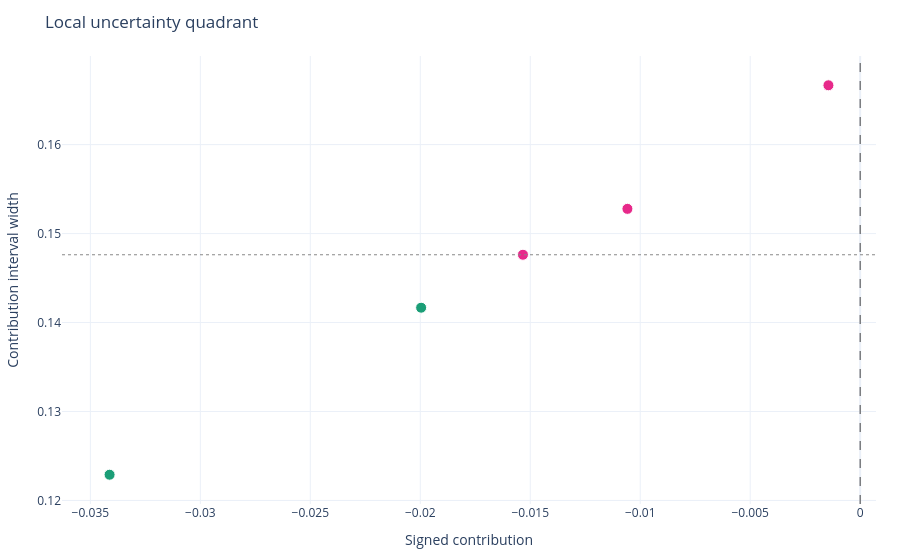

Notebook cell for this chart:
### Code cell
regression_explanations = reg_explainer.explain_factual(X_reg_test[:1], threshold=y_reg_cal[0])
regression_explanations.plot(
    style=STYLE_ID,
)

### Figure 1 — Plotly figure (JSON) as saved in the notebook; plotly's stock layout.template omitted (floating-point values rounded to 4 significant figures)
{"data": [{"customdata": [["0 <= -1.44", "0", -1.849, -0.03413, -0.1429, -0.01996, 0.1229, "robust_driver"], ["1 > -0.51", "1", -0.2179, -0.01996, -0.1429, -0.00119, 0.1417, "robust_driver"], ["4 <= 0.58", "4", -0.2333, -0.01533, -0.1429, 0.004762, 0.1476, "sign_uncertain"], ["3 > -0.86", "3", -0.3054, -0.01058, -0.1429, 0.009921, 0.1528, "sign_uncertain"], ["2 <= 0.36", "2", -0.7548, -0.001443, -0.1429, 0.02381, 0.1667, "sign_uncertain"]], "hovertemplate": "rule: %{customdata[0]}<br>feature: %{customdata[1]}<br>value: %{customdata[2]}<br>contribution: %{customdata[3]:.6g}<br>low: %{customdata[4]:.6g}<br>high: %{customdata[5]:.6g}<br>interval width: %{customdata[6]:.6g}<br>status: %{customdata[7]}<extra></extra>", "marker": {"color": ["#1b9e77", "#1b9e77", "#e7298a", "#e7298a", "#e7298a"], "line": {"color": "white", "width": 1}, "size": 11}, "mode": "markers", "name": "rules", "type": "scatter", "x": [-0.03413, -0.01996, -0.01533, -0.01058, -0.001443], "y": [0.1229, 0.1417, 0.1476, 0.1528, 0.1667]}], "layout": {"legend": {"title": {"text": "Status"}}, "margin": {"b": 56, "l": 60, "r": 24, "t": 56}, "shapes": [{"line": {"color": "#444444", "dash": "dash", "width": 1}, "type": "line", "x0": 0, "x1": 0, "xref": "x", "y0": 0, "y1": 1, "yref": "y domain"}, {"line": {"color": "#888888", "dash": "dot", "width": 1}, "type": "line", "x0": 0, "x1": 1, "xref": "x domain", "y0": 0.1476, "y1": 0.1476, "yref": "y"}], "title": {"text": "Local uncertainty quadrant"}, "xaxis": {"title": {"text": "Signed contribution"}}, "yaxis": {"title": {"text": "Contribution interval width"}}}}
